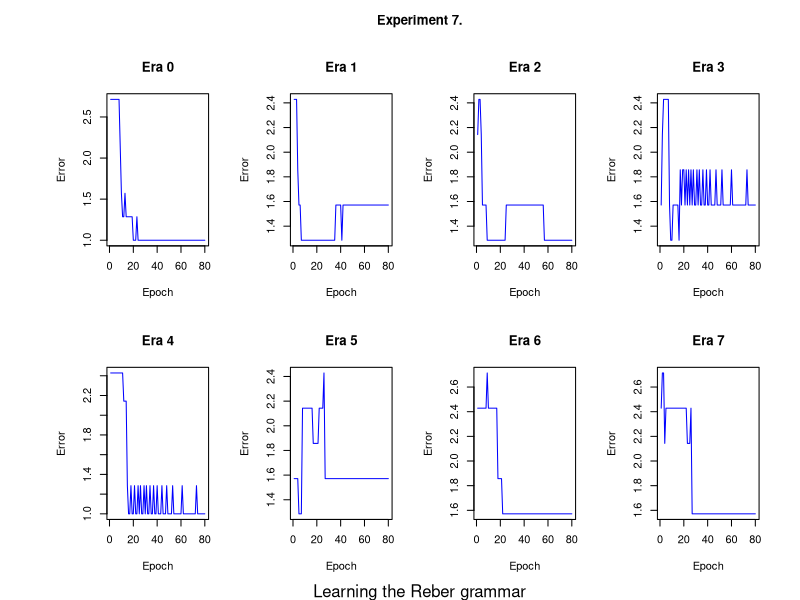

Write the R code that produced this figure.
par(oma=c(1,4,3,1),mfrow=c(2,4))
e0 <- c(2.7142857142857135, 2.7142857142857135, 2.7142857142857135, 2.7142857142857135, 2.7142857142857135, 2.7142857142857135, 2.7142857142857135, 2.7142857142857135, 2.1428571428571423, 1.5714285714285712, 1.2857142857142856, 1.2857142857142856, 1.5714285714285712, 1.2857142857142856, 1.2857142857142856, 1.2857142857142856, 1.2857142857142856, 1.2857142857142856, 1.2857142857142856, 1.0, 1.0, 1.0, 1.2857142857142856, 1.0, 1.0, 1.0, 1.0, 1.0, 1.0, 1.0, 1.0, 1.0, 1.0, 1.0, 1.0, 1.0, 1.0, 1.0, 1.0, 1.0, 1.0, 1.0, 1.0, 1.0, 1.0, 1.0, 1.0, 1.0, 1.0, 1.0, 1.0, 1.0, 1.0, 1.0, 1.0, 1.0, 1.0, 1.0, 1.0, 1.0, 1.0, 1.0, 1.0, 1.0, 1.0, 1.0, 1.0, 1.0, 1.0, 1.0, 1.0, 1.0, 1.0, 1.0, 1.0, 1.0, 1.0, 1.0, 1.0, 1.0)
e1 <- c(2.4285714285714279, 2.4285714285714279, 2.4285714285714279, 1.8571428571428568, 1.5714285714285712, 1.5714285714285712, 1.2857142857142856, 1.2857142857142856, 1.2857142857142856, 1.2857142857142856, 1.2857142857142856, 1.2857142857142856, 1.2857142857142856, 1.2857142857142856, 1.2857142857142856, 1.2857142857142856, 1.2857142857142856, 1.2857142857142856, 1.2857142857142856, 1.2857142857142856, 1.2857142857142856, 1.2857142857142856, 1.2857142857142856, 1.2857142857142856, 1.2857142857142856, 1.2857142857142856, 1.2857142857142856, 1.2857142857142856, 1.2857142857142856, 1.2857142857142856, 1.2857142857142856, 1.2857142857142856, 1.2857142857142856, 1.2857142857142856, 1.2857142857142856, 1.5714285714285712, 1.5714285714285712, 1.5714285714285712, 1.5714285714285712, 1.5714285714285712, 1.2857142857142856, 1.5714285714285712, 1.5714285714285712, 1.5714285714285712, 1.5714285714285712, 1.5714285714285712, 1.5714285714285712, 1.5714285714285712, 1.5714285714285712, 1.5714285714285712, 1.5714285714285712, 1.5714285714285712, 1.5714285714285712, 1.5714285714285712, 1.5714285714285712, 1.5714285714285712, 1.5714285714285712, 1.5714285714285712, 1.5714285714285712, 1.5714285714285712, 1.5714285714285712, 1.5714285714285712, 1.5714285714285712, 1.5714285714285712, 1.5714285714285712, 1.5714285714285712, 1.5714285714285712, 1.5714285714285712, 1.5714285714285712, 1.5714285714285712, 1.5714285714285712, 1.5714285714285712, 1.5714285714285712, 1.5714285714285712, 1.5714285714285712, 1.5714285714285712, 1.5714285714285712, 1.5714285714285712, 1.5714285714285712, 1.5714285714285712)
e2 <- c(2.1428571428571423, 2.4285714285714279, 2.4285714285714279, 2.1428571428571423, 1.5714285714285712, 1.5714285714285712, 1.5714285714285712, 1.5714285714285712, 1.2857142857142856, 1.2857142857142856, 1.2857142857142856, 1.2857142857142856, 1.2857142857142856, 1.2857142857142856, 1.2857142857142856, 1.2857142857142856, 1.2857142857142856, 1.2857142857142856, 1.2857142857142856, 1.2857142857142856, 1.2857142857142856, 1.2857142857142856, 1.2857142857142856, 1.2857142857142856, 1.5714285714285712, 1.5714285714285712, 1.5714285714285712, 1.5714285714285712, 1.5714285714285712, 1.5714285714285712, 1.5714285714285712, 1.5714285714285712, 1.5714285714285712, 1.5714285714285712, 1.5714285714285712, 1.5714285714285712, 1.5714285714285712, 1.5714285714285712, 1.5714285714285712, 1.5714285714285712, 1.5714285714285712, 1.5714285714285712, 1.5714285714285712, 1.5714285714285712, 1.5714285714285712, 1.5714285714285712, 1.5714285714285712, 1.5714285714285712, 1.5714285714285712, 1.5714285714285712, 1.5714285714285712, 1.5714285714285712, 1.5714285714285712, 1.5714285714285712, 1.5714285714285712, 1.5714285714285712, 1.2857142857142856, 1.2857142857142856, 1.2857142857142856, 1.2857142857142856, 1.2857142857142856, 1.2857142857142856, 1.2857142857142856, 1.2857142857142856, 1.2857142857142856, 1.2857142857142856, 1.2857142857142856, 1.2857142857142856, 1.2857142857142856, 1.2857142857142856, 1.2857142857142856, 1.2857142857142856, 1.2857142857142856, 1.2857142857142856, 1.2857142857142856, 1.2857142857142856, 1.2857142857142856, 1.2857142857142856, 1.2857142857142856, 1.2857142857142856)
e3 <- c(1.5714285714285712, 2.1428571428571423, 2.4285714285714279, 2.4285714285714279, 2.4285714285714279, 2.4285714285714279, 2.4285714285714279, 1.5714285714285712, 1.2857142857142856, 1.2857142857142856, 1.5714285714285712, 1.5714285714285712, 1.5714285714285712, 1.5714285714285712, 1.5714285714285712, 1.2857142857142856, 1.8571428571428568, 1.5714285714285712, 1.8571428571428568, 1.8571428571428568, 1.5714285714285712, 1.8571428571428568, 1.5714285714285712, 1.8571428571428568, 1.5714285714285712, 1.8571428571428568, 1.5714285714285712, 1.8571428571428568, 1.5714285714285712, 1.5714285714285712, 1.8571428571428568, 1.5714285714285712, 1.8571428571428568, 1.5714285714285712, 1.5714285714285712, 1.8571428571428568, 1.5714285714285712, 1.5714285714285712, 1.8571428571428568, 1.5714285714285712, 1.5714285714285712, 1.8571428571428568, 1.5714285714285712, 1.5714285714285712, 1.5714285714285712, 1.5714285714285712, 1.8571428571428568, 1.5714285714285712, 1.5714285714285712, 1.5714285714285712, 1.5714285714285712, 1.8571428571428568, 1.5714285714285712, 1.5714285714285712, 1.5714285714285712, 1.5714285714285712, 1.5714285714285712, 1.5714285714285712, 1.5714285714285712, 1.8571428571428568, 1.5714285714285712, 1.5714285714285712, 1.5714285714285712, 1.5714285714285712, 1.5714285714285712, 1.5714285714285712, 1.5714285714285712, 1.5714285714285712, 1.5714285714285712, 1.5714285714285712, 1.5714285714285712, 1.5714285714285712, 1.8571428571428568, 1.5714285714285712, 1.5714285714285712, 1.5714285714285712, 1.5714285714285712, 1.5714285714285712, 1.5714285714285712, 1.5714285714285712)
e4 <- c(2.4285714285714279, 2.4285714285714279, 2.4285714285714279, 2.4285714285714279, 2.4285714285714279, 2.4285714285714279, 2.4285714285714279, 2.4285714285714279, 2.4285714285714279, 2.4285714285714279, 2.4285714285714279, 2.1428571428571423, 2.1428571428571423, 2.1428571428571423, 1.2857142857142856, 1.0, 1.0, 1.2857142857142856, 1.0, 1.0, 1.2857142857142856, 1.0, 1.0, 1.2857142857142856, 1.0, 1.2857142857142856, 1.0, 1.0, 1.2857142857142856, 1.0, 1.2857142857142856, 1.0, 1.0, 1.2857142857142856, 1.0, 1.0, 1.2857142857142856, 1.0, 1.0, 1.2857142857142856, 1.0, 1.0, 1.0, 1.2857142857142856, 1.0, 1.0, 1.0, 1.2857142857142856, 1.0, 1.0, 1.0, 1.0, 1.2857142857142856, 1.0, 1.0, 1.0, 1.0, 1.0, 1.0, 1.0, 1.2857142857142856, 1.0, 1.0, 1.0, 1.0, 1.0, 1.0, 1.0, 1.0, 1.0, 1.0, 1.0, 1.2857142857142856, 1.0, 1.0, 1.0, 1.0, 1.0, 1.0, 1.0)
e5 <- c(1.5714285714285712, 1.5714285714285712, 1.5714285714285712, 1.5714285714285712, 1.2857142857142856, 1.2857142857142856, 1.2857142857142856, 2.1428571428571423, 2.1428571428571423, 2.1428571428571423, 2.1428571428571423, 2.1428571428571423, 2.1428571428571423, 2.1428571428571423, 2.1428571428571423, 2.1428571428571423, 1.8571428571428568, 1.8571428571428568, 1.8571428571428568, 1.8571428571428568, 1.8571428571428568, 2.1428571428571423, 2.1428571428571423, 2.1428571428571423, 2.1428571428571423, 2.4285714285714279, 1.5714285714285712, 1.5714285714285712, 1.5714285714285712, 1.5714285714285712, 1.5714285714285712, 1.5714285714285712, 1.5714285714285712, 1.5714285714285712, 1.5714285714285712, 1.5714285714285712, 1.5714285714285712, 1.5714285714285712, 1.5714285714285712, 1.5714285714285712, 1.5714285714285712, 1.5714285714285712, 1.5714285714285712, 1.5714285714285712, 1.5714285714285712, 1.5714285714285712, 1.5714285714285712, 1.5714285714285712, 1.5714285714285712, 1.5714285714285712, 1.5714285714285712, 1.5714285714285712, 1.5714285714285712, 1.5714285714285712, 1.5714285714285712, 1.5714285714285712, 1.5714285714285712, 1.5714285714285712, 1.5714285714285712, 1.5714285714285712, 1.5714285714285712, 1.5714285714285712, 1.5714285714285712, 1.5714285714285712, 1.5714285714285712, 1.5714285714285712, 1.5714285714285712, 1.5714285714285712, 1.5714285714285712, 1.5714285714285712, 1.5714285714285712, 1.5714285714285712, 1.5714285714285712, 1.5714285714285712, 1.5714285714285712, 1.5714285714285712, 1.5714285714285712, 1.5714285714285712, 1.5714285714285712, 1.5714285714285712)
e6 <- c(2.4285714285714279, 2.4285714285714279, 2.4285714285714279, 2.4285714285714279, 2.4285714285714279, 2.4285714285714279, 2.4285714285714279, 2.4285714285714279, 2.7142857142857135, 2.4285714285714279, 2.4285714285714279, 2.4285714285714279, 2.4285714285714279, 2.4285714285714279, 2.4285714285714279, 2.4285714285714279, 2.4285714285714279, 1.8571428571428568, 1.8571428571428568, 1.8571428571428568, 1.8571428571428568, 1.5714285714285712, 1.5714285714285712, 1.5714285714285712, 1.5714285714285712, 1.5714285714285712, 1.5714285714285712, 1.5714285714285712, 1.5714285714285712, 1.5714285714285712, 1.5714285714285712, 1.5714285714285712, 1.5714285714285712, 1.5714285714285712, 1.5714285714285712, 1.5714285714285712, 1.5714285714285712, 1.5714285714285712, 1.5714285714285712, 1.5714285714285712, 1.5714285714285712, 1.5714285714285712, 1.5714285714285712, 1.5714285714285712, 1.5714285714285712, 1.5714285714285712, 1.5714285714285712, 1.5714285714285712, 1.5714285714285712, 1.5714285714285712, 1.5714285714285712, 1.5714285714285712, 1.5714285714285712, 1.5714285714285712, 1.5714285714285712, 1.5714285714285712, 1.5714285714285712, 1.5714285714285712, 1.5714285714285712, 1.5714285714285712, 1.5714285714285712, 1.5714285714285712, 1.5714285714285712, 1.5714285714285712, 1.5714285714285712, 1.5714285714285712, 1.5714285714285712, 1.5714285714285712, 1.5714285714285712, 1.5714285714285712, 1.5714285714285712, 1.5714285714285712, 1.5714285714285712, 1.5714285714285712, 1.5714285714285712, 1.5714285714285712, 1.5714285714285712, 1.5714285714285712, 1.5714285714285712, 1.5714285714285712)
e7 <- c(2.4285714285714279, 2.7142857142857135, 2.7142857142857135, 2.1428571428571423, 2.4285714285714279, 2.4285714285714279, 2.4285714285714279, 2.4285714285714279, 2.4285714285714279, 2.4285714285714279, 2.4285714285714279, 2.4285714285714279, 2.4285714285714279, 2.4285714285714279, 2.4285714285714279, 2.4285714285714279, 2.4285714285714279, 2.4285714285714279, 2.4285714285714279, 2.4285714285714279, 2.4285714285714279, 2.4285714285714279, 2.1428571428571423, 2.1428571428571423, 2.1428571428571423, 2.4285714285714279, 1.5714285714285712, 1.5714285714285712, 1.5714285714285712, 1.5714285714285712, 1.5714285714285712, 1.5714285714285712, 1.5714285714285712, 1.5714285714285712, 1.5714285714285712, 1.5714285714285712, 1.5714285714285712, 1.5714285714285712, 1.5714285714285712, 1.5714285714285712, 1.5714285714285712, 1.5714285714285712, 1.5714285714285712, 1.5714285714285712, 1.5714285714285712, 1.5714285714285712, 1.5714285714285712, 1.5714285714285712, 1.5714285714285712, 1.5714285714285712, 1.5714285714285712, 1.5714285714285712, 1.5714285714285712, 1.5714285714285712, 1.5714285714285712, 1.5714285714285712, 1.5714285714285712, 1.5714285714285712, 1.5714285714285712, 1.5714285714285712, 1.5714285714285712, 1.5714285714285712, 1.5714285714285712, 1.5714285714285712, 1.5714285714285712, 1.5714285714285712, 1.5714285714285712, 1.5714285714285712, 1.5714285714285712, 1.5714285714285712, 1.5714285714285712, 1.5714285714285712, 1.5714285714285712, 1.5714285714285712, 1.5714285714285712, 1.5714285714285712, 1.5714285714285712, 1.5714285714285712, 1.5714285714285712, 1.5714285714285712)

plot(e0,col='blue',type='l',xlab='Epoch',ylab='Error',main='Era 0')
plot(e1,col='blue',type='l',xlab='Epoch',ylab='Error',main='Era 1')
plot(e2,col='blue',type='l',xlab='Epoch',ylab='Error',main='Era 2')
plot(e3,col='blue',type='l',xlab='Epoch',ylab='Error',main='Era 3')
plot(e4,col='blue',type='l',xlab='Epoch',ylab='Error',main='Era 4')
plot(e5,col='blue',type='l',xlab='Epoch',ylab='Error',main='Era 5')
plot(e6,col='blue',type='l',xlab='Epoch',ylab='Error',main='Era 6')
plot(e7,col='blue',type='l',xlab='Epoch',ylab='Error',main='Era 7')

title(main='Experiment 7.',outer=TRUE)
mtext(side=1, 'Learning the Reber grammar', outer=TRUE)
